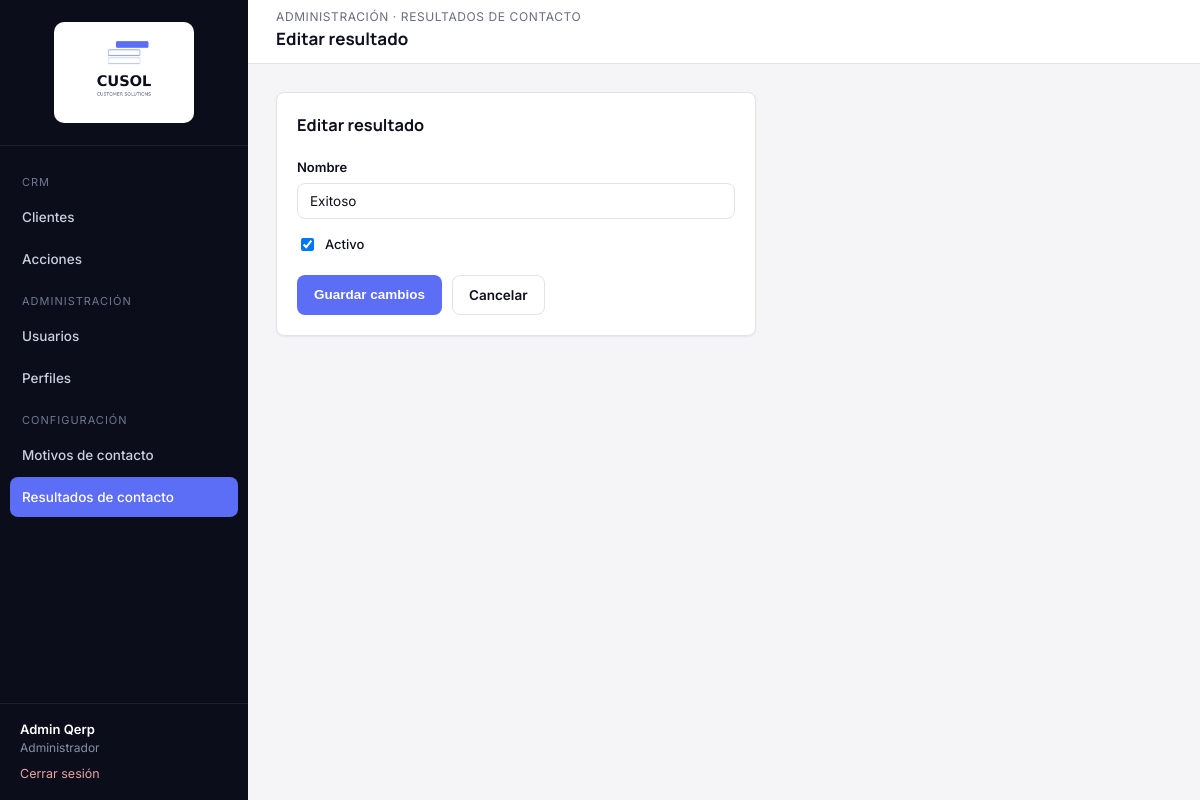
The app's page /modules/resultados-contacto/editar.php?id=1 (signed in) with its own data.
### tables this page shows
CREATE TABLE qerp_secciones (
  id INT PRIMARY KEY AUTO_INCREMENT,
  nombre VARCHAR(100) NOT NULL,
  slug VARCHAR(100) NOT NULL UNIQUE,
  icono VARCHAR(50) DEFAULT NULL,
  grupo VARCHAR(50) NOT NULL DEFAULT 'General',
  orden INT DEFAULT 0
);

CREATE TABLE qerp_resultados_contacto (
  id INT PRIMARY KEY AUTO_INCREMENT,
  nombre VARCHAR(100) NOT NULL,
  activo TINYINT(1) NOT NULL DEFAULT 1
);

### includes/funciones.php (called while the page is built, shortened)
<?php
function estaLogueado(): bool
{
    return isset($_SESSION['usuario_id']);
}
function usuarioActual(): ?array
{
    return [
        'id'         => $_SESSION['usuario_id'],
        'nombre'     => $_SESSION['usuario_nombre'],
        'apellido'   => $_SESSION['usuario_apellido'],
        'mail'       => $_SESSION['usuario_mail'],
        'perfil_id'  => $_SESSION['perfil_id'],
        'perfil'     => $_SESSION['perfil_nombre'],
    ];
}
function tienePermiso(PDO $pdo, string $slugSeccion, string $accion = 'ver'): bool
{
    $accionesValidas = ['ver', 'crear', 'editar', 'eliminar'];
    static $cache = [];
    $clave = $_SESSION['perfil_id'] . '-' . $slugSeccion;
    if (!isset($cache[$clave])) {
        $stmt = $pdo->prepare(
            "SELECT pp.ver, pp.crear, pp.editar, pp.eliminar
             FROM qerp_perfil_permisos pp
             INNER JOIN qerp_secciones s ON s.id = pp.seccion_id
             WHERE pp.perfil_id = :perfil_id AND s.slug = :slug
             LIMIT 1"
        );
        $stmt->execute([
            ':perfil_id' => $_SESSION['perfil_id'],
            ':slug'      => $slugSeccion,
        ]);
        $cache[$clave] = $stmt->fetch() ?: ['ver' => 0, 'crear' => 0, 'editar' => 0, 'eliminar' => 0];
    }
    return (bool) $cache[$clave][$accion];
}
function requerirPermiso(PDO $pdo, string $slugSeccion, string $accion = 'ver'): void
{
    if (!tienePermiso($pdo, $slugSeccion, $accion)) {
        http_response_code(403);
        include __DIR__ . '/../includes/403.php';
        exit;
    }
}
function e(?string $valor): string
{
    return htmlspecialchars($valor ?? '', ENT_QUOTES, 'UTF-8');
}
function obtenerSeccionesMenu(PDO $pdo): array
{
    $stmt = $pdo->query('SELECT * FROM qerp_secciones ORDER BY orden ASC');
    return $stmt->fetchAll();
}

### modules/resultados-contacto/editar.php (the view, shortened to what this page needs)
<?php
require_once __DIR__ . '/../../config/conexion.php';
require_once __DIR__ . '/../../includes/funciones.php';
requerirPermiso($pdo, 'resultados-contacto', 'editar');
$slugSeccionActual = 'resultados-contacto';
$id = (int) ($_GET['id'] ?? 0);
$stmt = $pdo->prepare('SELECT * FROM qerp_resultados_contacto WHERE id = :id');
$stmt->execute([':id' => $id]);
$resultado = $stmt->fetch();
$datos = ['nombre' => $resultado['nombre'], 'activo' => $resultado['activo']];
include __DIR__ . '/../../includes/header.php';
?>
<div class="card" style="max-width:480px;">
    <div class="card-header"><h3>Editar resultado</h3></div>
    <form method="post">
        <div class="campo">
            <label for="nombre">Nombre</label>
            <input type="text" id="nombre" name="nombre" value="<?= e($datos['nombre']) ?>" required>
        </div>
        <div class="campo">
            <label style="display:flex;align-items:center;gap:8px;font-weight:500;">
                <input type="checkbox" name="activo" style="width:auto;" <?= $datos['activo'] ? 'checked' : '' ?>>
                Activo
            </label>
        </div>
        <div style="display:flex; gap:10px; margin-top:20px;">
            <button type="submit" class="btn btn-primary">Guardar cambios</button>
            <a href="index.php" class="btn btn-outline">Cancelar</a>
        </div>
    </form>
</div>
<?php include __DIR__ . '/../../includes/footer.php'; ?>

### includes/sidebar.php (shortened to what this page needs)
<?php
$usuario = usuarioActual();
$secciones = obtenerSeccionesMenu($pdo);
$slugActual = $slugSeccionActual ?? '';
$grupos = [];
foreach ($secciones as $s) {
    $grupos[$s['grupo'] ?? 'General'][] = $s;
}
$ordenGrupos = ['CRM', 'Administración', 'Configuración'];
?>
<aside class="qerp-sidebar" id="qerpSidebar">
    <div class="brand">
        <img src="<?= QERP_URL_BASE ?>/assets/img/logo-cusol.png" alt="CUSOL" class="logo-sidebar">
    </div>
    <nav class="qerp-nav">
        <?php foreach ($ordenGrupos as $grupo): ?>
            <?php
                $items = array_filter($grupos[$grupo] ?? [], fn($s) => tienePermiso($pdo, $s['slug'], 'ver'));
            ?>
            <div class="seccion-titulo"><?= e($grupo) ?></div>
            <?php foreach ($items as $s): ?>
                <a href="<?= QERP_URL_BASE ?>/modules/<?= e($s['slug']) ?>/index.php"
                   class="<?= $slugActual === $s['slug'] ? 'activo' : '' ?>">
                    <?= e($s['nombre']) ?>
                </a>
            <?php endforeach; ?>
        <?php endforeach; ?>
    </nav>
    <div class="usuario-box">
        <div class="nombre"><?= e($usuario['nombre'] . ' ' . $usuario['apellido']) ?></div>
        <div class="perfil"><?= e($usuario['perfil']) ?></div>
        <a class="salir" href="<?= QERP_URL_BASE ?>/login/logout.php">Cerrar sesión</a>
    </div>
</aside>

### assets/css/style.css (style rules this page uses)
:root { --bg: #F5F5F8; --surface: #FFFFFF; --ink: #0E0F1C; --muted: #6B6C80; --border: #E2E2EA; --navy: #0C0D1A; --navy-light: #1B1D2E; --navy-hover: #262940; --accent: #5B6EF5; --accent-light: #ECEEFE; --accent-hover: #3A4FD4; --danger: #DC2626; --danger-light: #FDECEC; --success: #15803D; --success-light: #E9F7EE; --warning: #B45309; --warning-light: #FEF3E2; --radius: 8px; --shadow-sm: 0 1px 2px rgba(16, 24, 38, 0.06); --shadow-md: 0 4px 16px rgba(16, 24, 38, 0.08); --sidebar-w: 248px; --header-h: 64px; }
* { box-sizing: border-box; }
html, body { margin: 0; padding: 0; background: var(--bg); color: var(--ink); font-family: 'Inter', -apple-system, BlinkMacSystemFont, 'Segoe UI', sans-serif; font-size: 14px; line-height: 1.5; }
h1, h2, h3, h4 { font-family: 'Manrope', 'Inter', sans-serif; font-weight: 700; color: var(--ink); margin: 0 0 4px 0; }
a { color: var(--accent); text-decoration: none; }
.qerp-sidebar { width: var(--sidebar-w); background: var(--navy); color: #C9D0DE; flex-shrink: 0; position: fixed; top: 0; left: 0; bottom: 0; display: flex; flex-direction: column; }
.qerp-sidebar .brand { display: flex; align-items: center; justify-content: center; padding: 22px 20px; border-bottom: 1px solid rgba(255,255,255,0.08); }
.logo-sidebar { width: 140px; height: auto; background: #fff; border-radius: 10px; padding: 10px 12px; }
.qerp-nav { padding: 16px 10px; flex: 1; overflow-y: auto; }
.qerp-nav .seccion-titulo { text-transform: uppercase; font-size: 11px; letter-spacing: 1px; color: #6E7890; padding: 12px 12px 6px; }
.qerp-nav a { display: flex; align-items: center; gap: 10px; padding: 10px 12px; border-radius: var(--radius); color: #C9D0DE; font-weight: 500; font-size: 13.5px; margin-bottom: 2px; }
.qerp-nav a.activo { background: var(--accent); color: #fff; }
.qerp-sidebar .usuario-box { padding: 16px 20px; border-top: 1px solid rgba(255,255,255,0.08); font-size: 13px; }
.qerp-sidebar .usuario-box .nombre { color: #fff; font-weight: 600; }
.qerp-sidebar .usuario-box .perfil { color: #8590A6; font-size: 12px; }
.qerp-sidebar .usuario-box a.salir { display: inline-block; margin-top: 8px; color: #E9A3A3; font-size: 12.5px; }
.card { position: relative; background: var(--surface); border: 1px solid var(--border); border-radius: var(--radius); box-shadow: var(--shadow-sm); padding: 20px; }
.card-header { display: flex; align-items: center; justify-content: space-between; margin-bottom: 16px; }
.btn { display: inline-flex; align-items: center; gap: 6px; padding: 9px 16px; border-radius: var(--radius); border: 1px solid transparent; font-size: 13.5px; font-weight: 600; cursor: pointer; text-decoration: none !important; }
.btn-primary { background: var(--accent); color: #fff; }
.btn-outline { background: transparent; border-color: var(--border); color: var(--ink); }
label { display: block; font-size: 13px; font-weight: 600; margin-bottom: 6px; color: var(--ink); }
input[type=text], input[type=email], input[type=password], input[type=date], input[type=datetime-local], select, textarea { width: 100%; padding: 9px 12px; border: 1px solid var(--border); border-radius: var(--radius); font-size: 13.5px; font-family: inherit; color: var(--ink); background: #fff; }
.campo { margin-bottom: 16px; }

### records on screen
qerp_secciones: nombre "Clientes"
qerp_secciones: nombre "Acciones"
qerp_secciones: nombre "Usuarios"
qerp_secciones: nombre "Perfiles"
qerp_secciones: nombre "Motivos de contacto"
qerp_secciones: nombre "Resultados de contacto"
qerp_resultados_contacto: nombre "Exitoso", activo "☑"

### other values on screen
$grupo "CRM"
$grupo "ADMINISTRACIÓN"
$grupo "CONFIGURACIÓN"
$usuario['nombre'] . ' ' . $usuario['apellido'] "Admin Qerp"
$usuario['perfil'] "Administrador"
$eyebrowPagina "ADMINISTRACIÓN · RESULTADOS DE CONTACTO"
$tituloPagina "Editar resultado"
